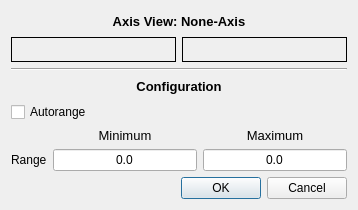
<?xml version="1.0" encoding="UTF-8"?>
<ui version="4.0">
 <class>Dialog</class>
 <widget class="QDialog" name="Dialog">
  <property name="geometry">
   <rect>
    <x>0</x>
    <y>0</y>
    <width>358</width>
    <height>210</height>
   </rect>
  </property>
  <property name="sizePolicy">
   <sizepolicy hsizetype="Preferred" vsizetype="Preferred">
    <horstretch>0</horstretch>
    <verstretch>0</verstretch>
   </sizepolicy>
  </property>
  <property name="minimumSize">
   <size>
    <width>350</width>
    <height>0</height>
   </size>
  </property>
  <property name="maximumSize">
   <size>
    <width>16777215</width>
    <height>16777215</height>
   </size>
  </property>
  <property name="windowTitle">
   <string>Axis Configuration</string>
  </property>
  <layout class="QVBoxLayout" name="verticalLayout">
   <item>
    <widget class="QLabel" name="ui_axis">
     <property name="font">
      <font>
       <pointsize>10</pointsize>
       <weight>75</weight>
       <bold>true</bold>
      </font>
     </property>
     <property name="text">
      <string>Axis View: None-Axis</string>
     </property>
     <property name="alignment">
      <set>Qt::AlignCenter</set>
     </property>
    </widget>
   </item>
   <item>
    <layout class="QGridLayout" name="gridLayout">
     <item row="0" column="1">
      <widget class="QLabel" name="ui_view_max">
       <property name="minimumSize">
        <size>
         <width>0</width>
         <height>25</height>
        </size>
       </property>
       <property name="font">
        <font>
         <pointsize>8</pointsize>
         <weight>50</weight>
         <bold>false</bold>
        </font>
       </property>
       <property name="frameShape">
        <enum>QFrame::Box</enum>
       </property>
       <property name="text">
        <string/>
       </property>
       <property name="alignment">
        <set>Qt::AlignCenter</set>
       </property>
      </widget>
     </item>
     <item row="0" column="0">
      <widget class="QLabel" name="ui_view_min">
       <property name="minimumSize">
        <size>
         <width>0</width>
         <height>25</height>
        </size>
       </property>
       <property name="font">
        <font>
         <pointsize>8</pointsize>
         <weight>50</weight>
         <bold>false</bold>
        </font>
       </property>
       <property name="frameShape">
        <enum>QFrame::Box</enum>
       </property>
       <property name="text">
        <string/>
       </property>
       <property name="alignment">
        <set>Qt::AlignCenter</set>
       </property>
      </widget>
     </item>
    </layout>
   </item>
   <item>
    <widget class="Line" name="line">
     <property name="sizeIncrement">
      <size>
       <width>0</width>
       <height>0</height>
      </size>
     </property>
     <property name="orientation">
      <enum>Qt::Horizontal</enum>
     </property>
    </widget>
   </item>
   <item>
    <widget class="QLabel" name="ui_configuration">
     <property name="font">
      <font>
       <pointsize>10</pointsize>
       <weight>75</weight>
       <bold>true</bold>
      </font>
     </property>
     <property name="text">
      <string>Configuration</string>
     </property>
     <property name="alignment">
      <set>Qt::AlignCenter</set>
     </property>
    </widget>
   </item>
   <item>
    <widget class="QCheckBox" name="ui_autorange">
     <property name="text">
      <string>Autorange</string>
     </property>
    </widget>
   </item>
   <item>
    <layout class="QGridLayout" name="gridLayout_2">
     <item row="0" column="1">
      <widget class="QLabel" name="label_min">
       <property name="sizePolicy">
        <sizepolicy hsizetype="Preferred" vsizetype="Minimum">
         <horstretch>0</horstretch>
         <verstretch>0</verstretch>
        </sizepolicy>
       </property>
       <property name="font">
        <font>
         <pointsize>10</pointsize>
         <weight>50</weight>
         <bold>false</bold>
        </font>
       </property>
       <property name="text">
        <string>Minimum</string>
       </property>
       <property name="alignment">
        <set>Qt::AlignCenter</set>
       </property>
      </widget>
     </item>
     <item row="0" column="2">
      <widget class="QLabel" name="label_max">
       <property name="sizePolicy">
        <sizepolicy hsizetype="Preferred" vsizetype="Minimum">
         <horstretch>0</horstretch>
         <verstretch>0</verstretch>
        </sizepolicy>
       </property>
       <property name="font">
        <font>
         <pointsize>10</pointsize>
         <weight>50</weight>
         <bold>false</bold>
        </font>
       </property>
       <property name="text">
        <string>Maximum</string>
       </property>
       <property name="alignment">
        <set>Qt::AlignCenter</set>
       </property>
      </widget>
     </item>
     <item row="1" column="0">
      <widget class="QLabel" name="x_title">
       <property name="text">
        <string>Range</string>
       </property>
      </widget>
     </item>
     <item row="1" column="1">
      <widget class="QLineEdit" name="ui_min">
       <property name="text">
        <string>0.0</string>
       </property>
       <property name="alignment">
        <set>Qt::AlignCenter</set>
       </property>
      </widget>
     </item>
     <item row="1" column="2">
      <widget class="QLineEdit" name="ui_max">
       <property name="text">
        <string>0.0</string>
       </property>
       <property name="alignment">
        <set>Qt::AlignCenter</set>
       </property>
      </widget>
     </item>
    </layout>
   </item>
   <item>
    <widget class="QDialogButtonBox" name="button_box">
     <property name="orientation">
      <enum>Qt::Horizontal</enum>
     </property>
     <property name="standardButtons">
      <set>QDialogButtonBox::Cancel|QDialogButtonBox::Ok</set>
     </property>
    </widget>
   </item>
  </layout>
 </widget>
 <resources/>
 <connections>
  <connection>
   <sender>button_box</sender>
   <signal>rejected()</signal>
   <receiver>Dialog</receiver>
   <slot>reject()</slot>
   <hints>
    <hint type="sourcelabel">
     <x>316</x>
     <y>260</y>
    </hint>
    <hint type="destinationlabel">
     <x>286</x>
     <y>274</y>
    </hint>
   </hints>
  </connection>
  <connection>
   <sender>button_box</sender>
   <signal>accepted()</signal>
   <receiver>Dialog</receiver>
   <slot>accept()</slot>
   <hints>
    <hint type="sourcelabel">
     <x>248</x>
     <y>254</y>
    </hint>
    <hint type="destinationlabel">
     <x>157</x>
     <y>274</y>
    </hint>
   </hints>
  </connection>
 </connections>
</ui>
